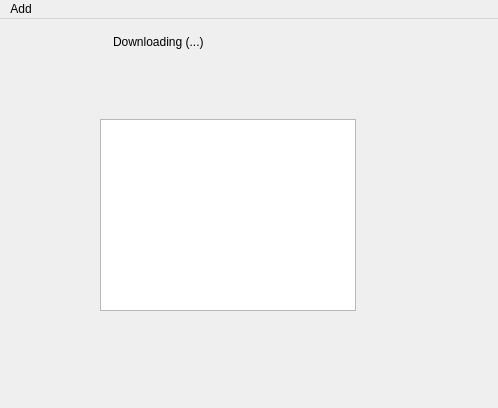
<?xml version="1.0" encoding="UTF-8"?>
<ui version="4.0">
 <class>MainWindow</class>
 <widget class="QMainWindow" name="MainWindow">
  <property name="geometry">
   <rect>
    <x>0</x>
    <y>0</y>
    <width>498</width>
    <height>408</height>
   </rect>
  </property>
  <property name="windowTitle">
   <string>MainWindow</string>
  </property>
  <widget class="QWidget" name="centralwidget">
   <widget class="QFrame" name="horizontalFrame">
    <property name="geometry">
     <rect>
      <x>100</x>
      <y>0</y>
      <width>291</width>
      <height>41</height>
     </rect>
    </property>
    <widget class="QLabel" name="status_label">
     <property name="geometry">
      <rect>
       <x>13</x>
       <y>13</y>
       <width>125</width>
       <height>19</height>
      </rect>
     </property>
     <property name="text">
      <string>Downloading (...)</string>
     </property>
    </widget>
   </widget>
   <widget class="QTableWidget" name="tableWidget">
    <property name="geometry">
     <rect>
      <x>100</x>
      <y>100</y>
      <width>256</width>
      <height>192</height>
     </rect>
    </property>
   </widget>
  </widget>
  <widget class="QMenuBar" name="menubar">
   <property name="geometry">
    <rect>
     <x>0</x>
     <y>0</y>
     <width>498</width>
     <height>30</height>
    </rect>
   </property>
   <widget class="QMenu" name="menuAdd">
    <property name="title">
     <string>Add</string>
    </property>
    <addaction name="actionAdd_Asset"/>
   </widget>
   <addaction name="menuAdd"/>
  </widget>
  <action name="actionAdd_Asset">
   <property name="text">
    <string>Add Asset</string>
   </property>
  </action>
 </widget>
 <resources/>
 <connections/>
</ui>
